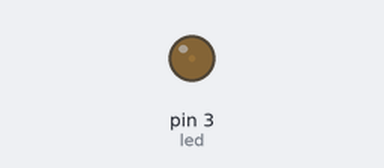
A sketch run on a simulated Arduino Uno, built with avr-gcc and run on an emulated ATmega328P. On the bench: output pins drawn as LEDs (lit = HIGH).

Above: at 0.05 s.
At 1.2 s:
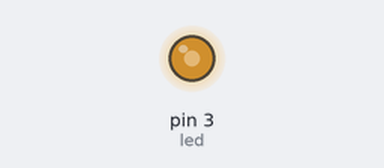
At 2.35 s:
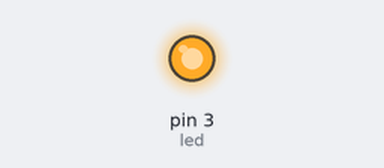
At 4.65 s:
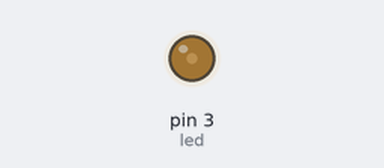
Timing chart, 0 to 7.9 s (numbered marks = the images above):
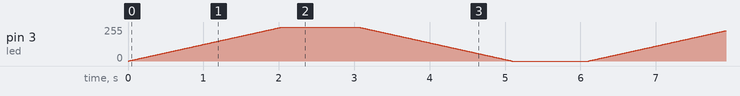

The sketch:

LEDPWM.ino
```cpp
int led = 3; // Digital pin 3

void setup() {
  pinMode(led, OUTPUT); // Turn LED pin
}

// Fade in LED
void fadein(int time) {
  for (int i =0; i < 256; i++) {
    analogWrite(led, i);
    delayMicroseconds(time*4); // Delay a very small amount of time
  }
}

// Fade out LED
void fadeout(int time) {
  for (int i =0; i < 256; i++) {
    analogWrite(led, 255-i);
    delayMicroseconds(time*4); // Delay a very small amount of time
  }
}

void loop() {
  fadein(2000);
  delay(1000); // Wait a second
  fadeout(2000);
  delay(1000); // Wait a second
}
```
